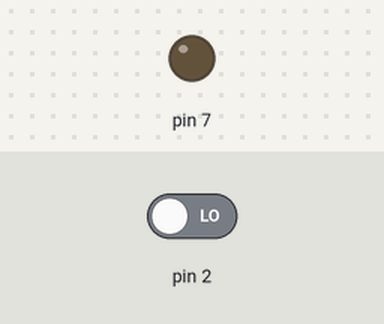
A sketch run on a simulated Arduino Uno, built with avr-gcc and run on an emulated ATmega328P. On the bench: output pins drawn as LEDs (lit = HIGH). The test bench sets the inputs (shaded band); at power-on: pin 2 LOW.

Above: at 1.2 s.
1.3 s: pin 2 driven HIGH
At 2.4 s:
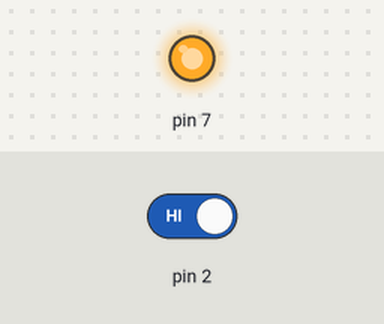
Timing chart, 0 to 4.3 s (numbered marks = the images above; inputs shaded):
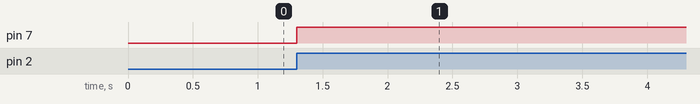

The sketch:

Led_Blink_with_interrupt.ino
```cpp
volatile boolean ledOn = false;

void setup() {
  pinMode(2, INPUT);
  pinMode(7, OUTPUT);
  attachInterrupt(0,buttonPressed, RISING);

}

void loop() {


}
void buttonPressed()
{
  if(ledOn)
  {
    ledOn = false;
    digitalWrite(7, LOW);
  }
  else
  {
    ledOn = true;
    digitalWrite(7,HIGH);
  }
}
```

Measured:
- after the input at 1.3 s, pin 7: LOW → HIGH at once
